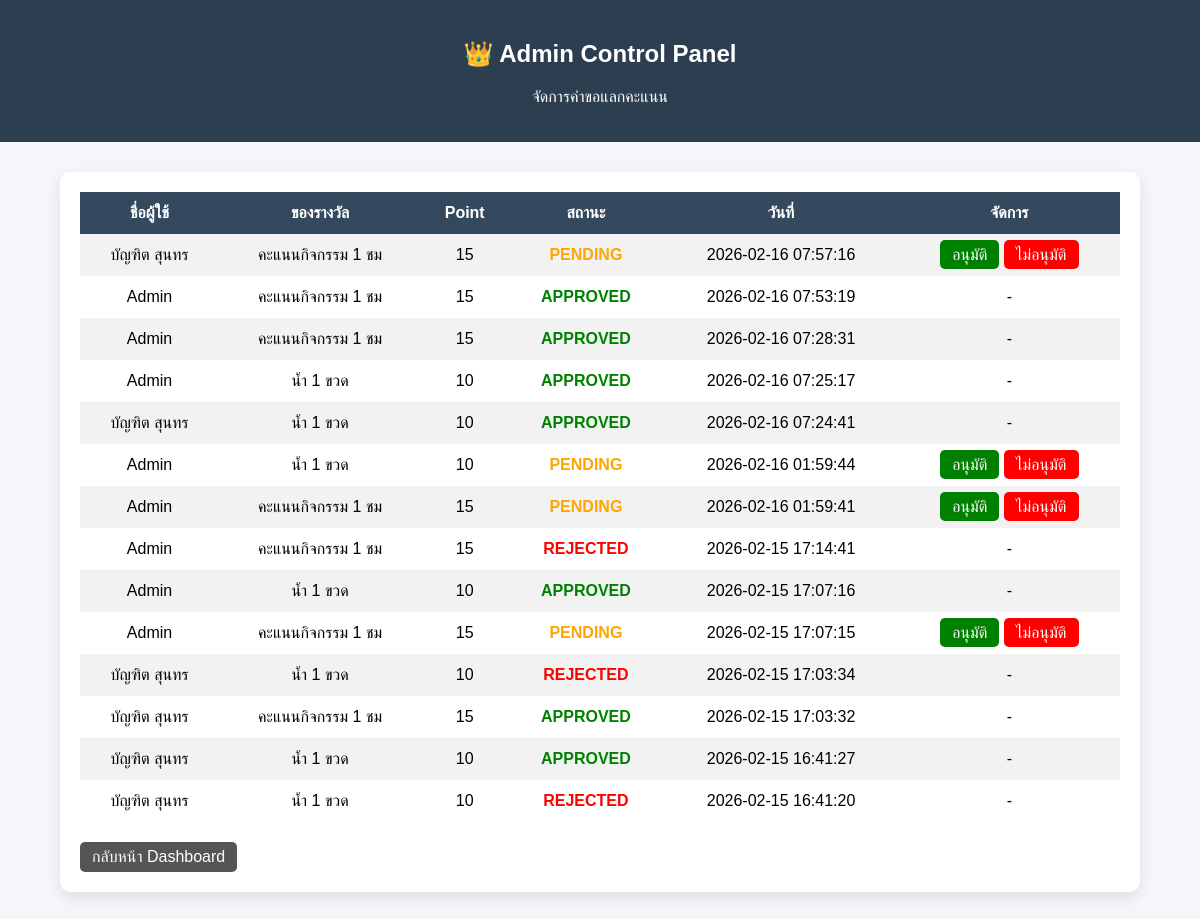
/bottle-exchange/Proj/admin.php (signed in), run on the app's committed database.
### tables this page shows
CREATE TABLE `exchange_requests` (
  `id` int(11) NOT NULL,
  `user_id` int(11) NOT NULL,
  `reward_name` varchar(100) NOT NULL,
  `point_used` int(11) NOT NULL,
  `status` varchar(20) DEFAULT 'PENDING',
  `created_at` timestamp NOT NULL DEFAULT current_timestamp()
);

CREATE TABLE `users` (
  `id` int(11) NOT NULL,
  `studentId` varchar(50) NOT NULL,
  `password` varchar(255) NOT NULL,
  `fullname` varchar(100) NOT NULL,
  `grade` varchar(20) NOT NULL,
  `major` varchar(100) NOT NULL,
  `created_at` timestamp NOT NULL DEFAULT current_timestamp(),
  `raw_password` varchar(255) DEFAULT NULL,
  `bottles` int(11) NOT NULL DEFAULT 0,
  `points` float NOT NULL DEFAULT 0,
  `role` varchar(20) DEFAULT 'user'
);

### bottle-exchange/Proj/admin.php (the view, shortened to what this page needs)
<?php
include 'db.php';
$result = $conn->query("SELECT er.*, u.fullname
                        FROM exchange_requests er
                        JOIN users u ON er.user_id = u.id
                        ORDER BY er.created_at DESC");
?>
<!DOCTYPE html>
<html lang="th">
<head>
</head>
<body>
<div class="header">
    <h2>👑 Admin Control Panel</h2>
    <p>จัดการคำขอแลกคะแนน</p>
</div>
<div class="container">
<div class="card">
<table border="0">
<tr>
    <th>ชื่อผู้ใช้</th>
    <th>ของรางวัล</th>
    <th>Point</th>
    <th>สถานะ</th>
    <th>วันที่</th>
    <th>จัดการ</th>
</tr>
<?php while($row = $result->fetch_assoc()): ?>
<tr>
    <td><?php echo $row['fullname']; ?></td>
    <td><?php echo $row['reward_name']; ?></td>
    <td><?php echo $row['point_used']; ?></td>
    <td>
        <?php
        if($row['status']=='PENDING'){
            echo "<span class='status-pending'>PENDING</span>";
        } elseif($row['status']=='APPROVED'){
            echo "<span class='status-approved'>APPROVED</span>";
        } else {
            echo "<span class='status-rejected'>REJECTED</span>";
        }
        ?>
    </td>
    <td><?php echo $row['created_at']; ?></td>
    <td>
        <?php if($row['status']=='PENDING'): ?>
            <a class="btn approve" href="approve.php?id=<?php echo $row['id']; ?>">อนุมัติ</a>
            <a class="btn reject" href="reject.php?id=<?php echo $row['id']; ?>">ไม่อนุมัติ</a>
        <?php else: ?>
            -
        <?php endif; ?>
    </td>
</tr>
<?php endwhile; ?>
</table>
<a href="dashboard.php" class="btn logout">กลับหน้า Dashboard</a>
</div>
</div>
</body>
</html>

### bottle-exchange/Proj/admin.php (style rules this page uses)
body { font-family: Arial, sans-serif; background:#f4f6f9; margin:0; }
.header { background:#2c3e50; color:white; padding:20px; text-align:center; }
.container { width:90%; margin:30px auto; }
.card { background:white; padding:20px; border-radius:10px; box-shadow:0 5px 15px rgba(0,0,0,0.1); }
table { width:100%; border-collapse:collapse; }
th, td { padding:12px; text-align:center; }
th { background:#34495e; color:white; }
tr:nth-child(even) { background:#f2f2f2; }
.status-pending { color:orange; font-weight:bold; }
.status-approved { color:green; font-weight:bold; }
.status-rejected { color:red; font-weight:bold; }
.btn { padding:6px 12px; border:none; border-radius:5px; cursor:pointer; text-decoration:none; color:white; }
.approve { background:green; }
.reject { background:red; }
.logout { display:inline-block; margin-top:20px; background:#555; }

### data on the page
exchange_requests: user.fullname "บัญฑิต สุนทร", reward_name "คะแนนกิจกรรม 1 ชม", point_used "15", status "PENDING", created_at "2026-02-16 07:57:16"
exchange_requests: user.fullname "Admin", reward_name "คะแนนกิจกรรม 1 ชม", point_used "15", status "APPROVED", created_at "2026-02-16 07:53:19"
exchange_requests: user.fullname "Admin", reward_name "คะแนนกิจกรรม 1 ชม", point_used "15", status "APPROVED", created_at "2026-02-16 07:28:31"
exchange_requests: user.fullname "Admin", reward_name "น้ำ 1 ขวด", point_used "10", status "APPROVED", created_at "2026-02-16 07:25:17"
exchange_requests: user.fullname "บัญฑิต สุนทร", reward_name "น้ำ 1 ขวด", point_used "10", status "APPROVED", created_at "2026-02-16 07:24:41"
exchange_requests: user.fullname "Admin", reward_name "น้ำ 1 ขวด", point_used "10", status "PENDING", created_at "2026-02-16 01:59:44"
exchange_requests: user.fullname "Admin", reward_name "คะแนนกิจกรรม 1 ชม", point_used "15", status "PENDING", created_at "2026-02-16 01:59:41"
exchange_requests: user.fullname "Admin", reward_name "คะแนนกิจกรรม 1 ชม", point_used "15", status "REJECTED", created_at "2026-02-15 17:14:41"
exchange_requests: user.fullname "Admin", reward_name "น้ำ 1 ขวด", point_used "10", status "APPROVED", created_at "2026-02-15 17:07:16"
exchange_requests: user.fullname "Admin", reward_name "คะแนนกิจกรรม 1 ชม", point_used "15", status "PENDING", created_at "2026-02-15 17:07:15"
exchange_requests: user.fullname "บัญฑิต สุนทร", reward_name "น้ำ 1 ขวด", point_used "10", status "REJECTED", created_at "2026-02-15 17:03:34"
exchange_requests: user.fullname "บัญฑิต สุนทร", reward_name "คะแนนกิจกรรม 1 ชม", point_used "15", status "APPROVED", created_at "2026-02-15 17:03:32"
exchange_requests: user.fullname "บัญฑิต สุนทร", reward_name "น้ำ 1 ขวด", point_used "10", status "APPROVED", created_at "2026-02-15 16:41:27"
exchange_requests: user.fullname "บัญฑิต สุนทร", reward_name "น้ำ 1 ขวด", point_used "10", status "REJECTED", created_at "2026-02-15 16:41:20"
